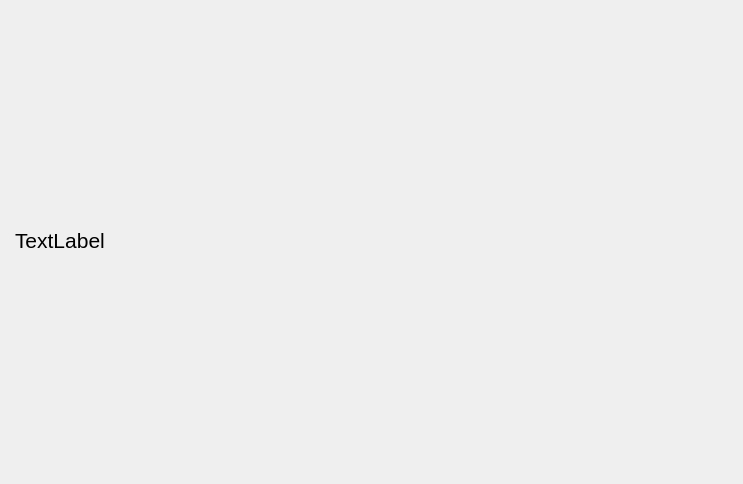
<?xml version="1.0" encoding="UTF-8"?>
<ui version="4.0">
 <class>Form</class>
 <widget class="QWidget" name="Form">
  <property name="geometry">
   <rect>
    <x>0</x>
    <y>0</y>
    <width>743</width>
    <height>484</height>
   </rect>
  </property>
  <property name="windowTitle">
   <string>Form</string>
  </property>
  <widget class="QLabel" name="label">
   <property name="geometry">
    <rect>
     <x>0</x>
     <y>0</y>
     <width>741</width>
     <height>481</height>
    </rect>
   </property>
   <property name="font">
    <font>
     <pointsize>16</pointsize>
    </font>
   </property>
   <property name="styleSheet">
    <string notr="true">padding:10px;</string>
   </property>
   <property name="text">
    <string>TextLabel</string>
   </property>
  </widget>
 </widget>
 <resources/>
 <connections/>
</ui>
